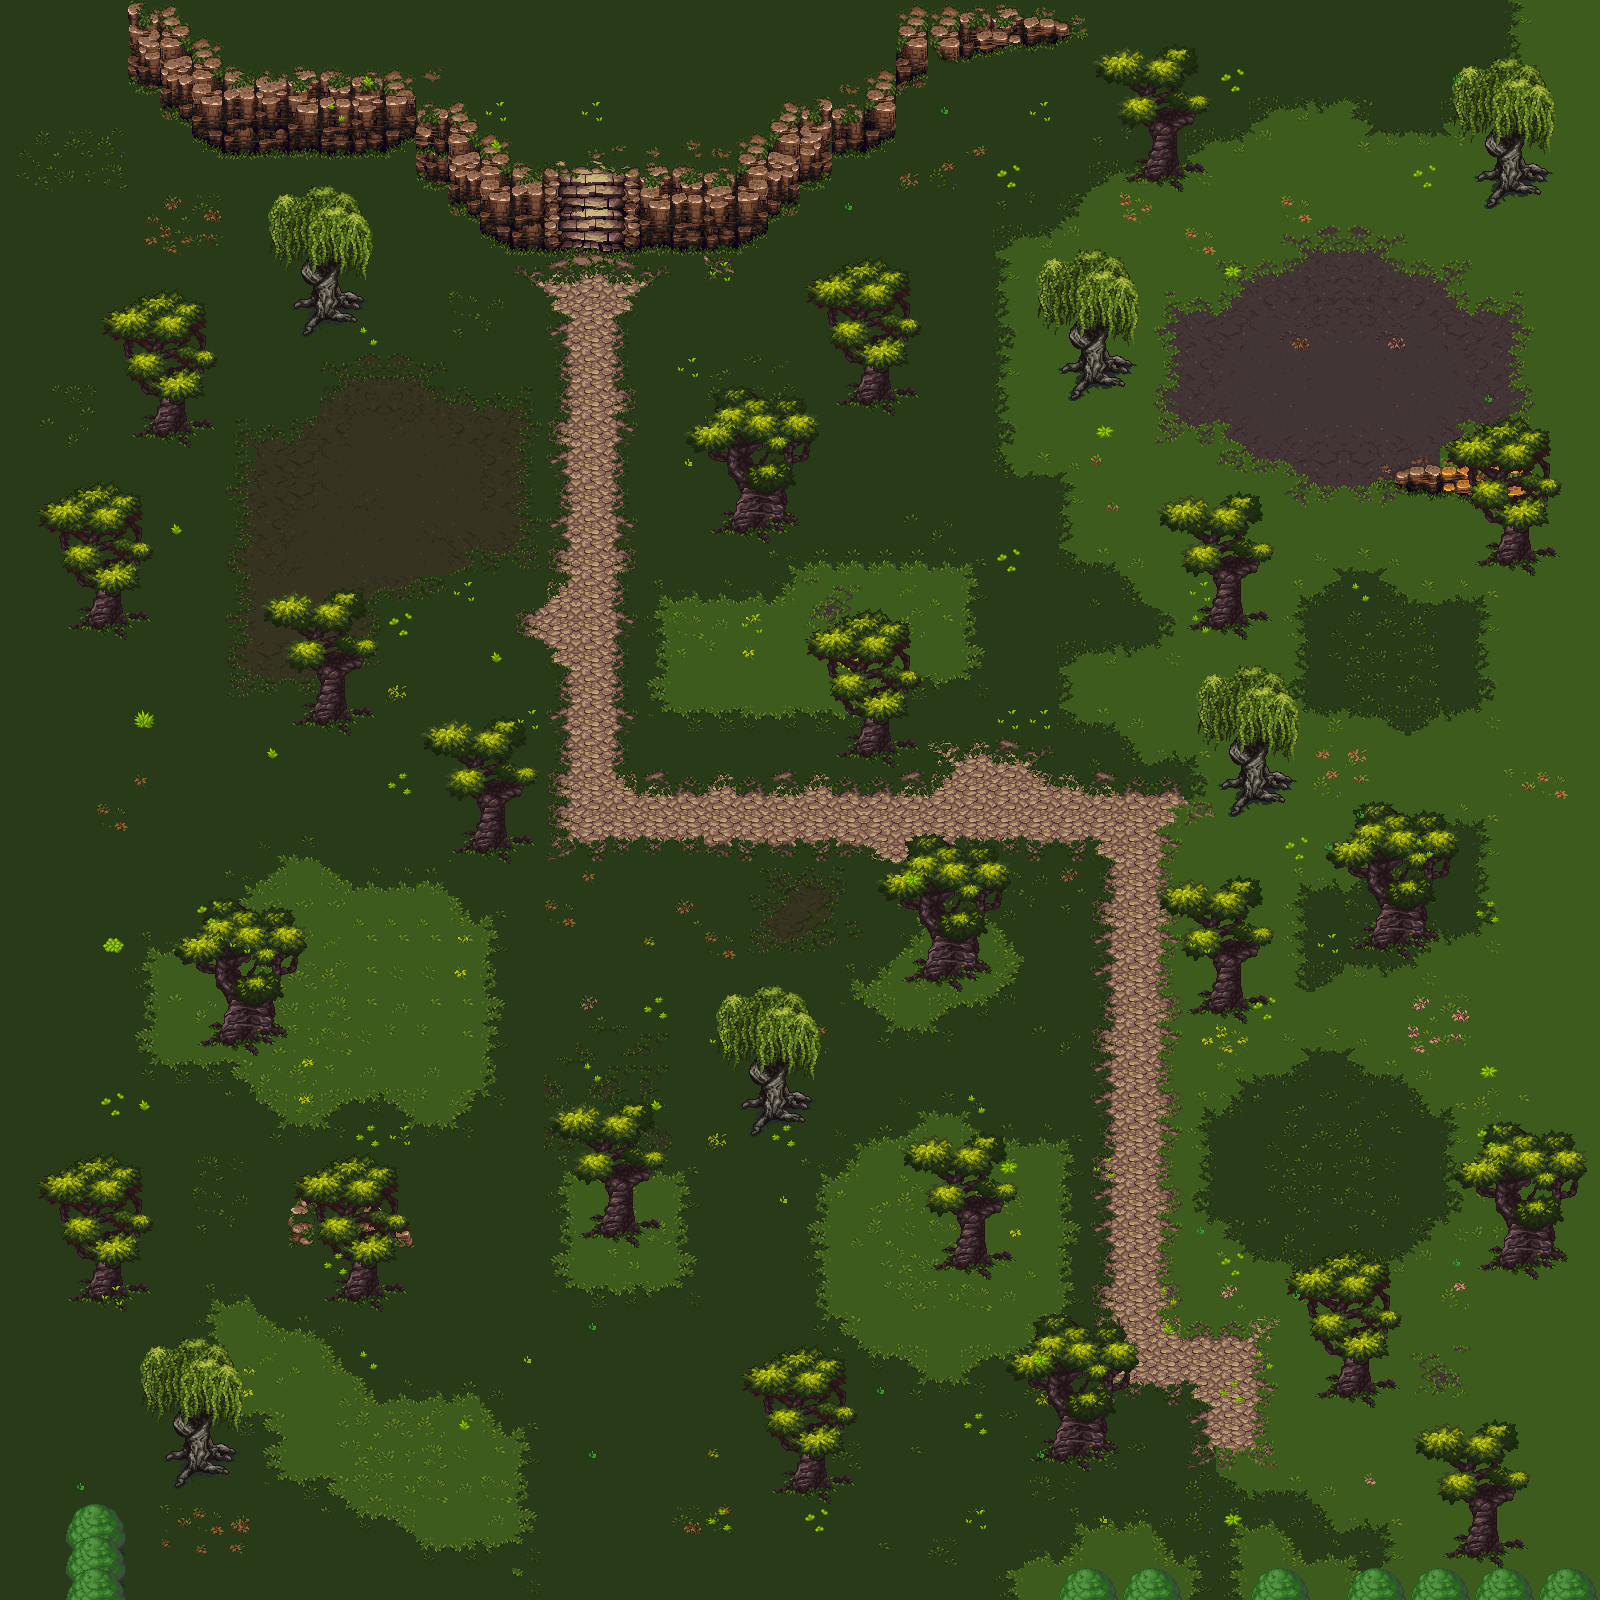

A 2D game scene composited from a Tiled map and its tileset images. What follows is a short description and the map's XML, with each tile layer's data collapsed to a summary:
An orthogonal 50x50 tile map with 32x32 px tiles, 12 tile layers (Below player, Collisions, Fringe non-transparent, Fringe transparent, ...), 18 tilesets and 6 objects (2x NPC, 2x Enemy, Start).

<map version="1.5" tiledversion="1.6.0" orientation="orthogonal" renderorder="right-down" width="50" height="50" tilewidth="32" tileheight="32" infinite="0" nextlayerid="22" nextobjectid="12">
 <editorsettings>
  <export target="../../../src/assets/exported-maps/forest2.json" format="json" />
 </editorsettings>
 <tileset firstgid="1" source="../tilesets/base.tsx" />
 <tileset firstgid="953" source="../tilesets/base-addition.tsx" />
 <tileset firstgid="1721" source="../tilesets/grass4.tsx" />
 <tileset firstgid="1769" source="../tilesets/atmospheric-animations.tsx" />
 <tileset firstgid="2509" source="../tilesets/long-grass.tsx" />
 <tileset firstgid="2557" source="../tilesets/dirt2.tsx" />
 <tileset firstgid="2605" source="../tilesets/flowers.tsx" />
 <tileset firstgid="2653" source="../tilesets/shadow-1.tsx" />
 <tileset firstgid="2665" source="../tilesets/grassland.tsx" />
 <tileset firstgid="6761" source="../tilesets/tree-emerald-thin.tsx" />
 <tileset firstgid="7017" source="../tilesets/tree-green-thin.tsx" />
 <tileset firstgid="7273" source="../tilesets/tree-green-willow.tsx" />
 <tileset firstgid="8297" source="../tilesets/caves-grassland-entrance.tsx" />
 <tileset firstgid="8440" source="../tilesets/tree-green-bushy.tsx" />
 <tileset firstgid="8696" source="../tilesets/tree-red-thin.tsx" />
 <tileset firstgid="8952" source="../tilesets/tree-green-wide-edit.tsx" />
 <tileset firstgid="9202" source="../tilesets/male10-2.tsx" />
 <tileset firstgid="9214" source="../tilesets/male16-2.tsx" />
 <group id="2" name="Layer 1">
  <layer id="3" name="Below player" width="50" height="50">
   <data>[2500 cells, 2500 non-empty, 450 distinct tile ids]</data>
  </layer>
  <layer id="4" name="Collisions" width="50" height="50">
   <properties>
    <property name="hasCollisions" type="bool" value="true" />
   </properties>
   <data>[2500 cells, 143 non-empty, 75 distinct tile ids]</data>
  </layer>
  <layer id="1" name="Fringe non-transparent" width="50" height="50">
   <properties>
    <property name="fringe" type="bool" value="true" />
   </properties>
   <data>[2500 cells, 545 non-empty, 83 distinct tile ids]</data>
  </layer>
  <layer id="11" name="Fringe transparent" width="50" height="50">
   <data>[2500 cells, 119 non-empty, 57 distinct tile ids]</data>
  </layer>
 </group>
 <group id="7" name="Layer 2">
  <layer id="8" name="Below Player" width="50" height="50">
   <data>[2500 cells, 21 non-empty, 9 distinct tile ids]</data>
  </layer>
  <layer id="12" name="Collisions" width="50" height="50">
   <properties>
    <property name="hasCollisions" type="bool" value="true" />
   </properties>
   <data>[2500 cells, 0 non-empty, 0 distinct tile ids]</data>
  </layer>
  <layer id="13" name="Fringe non-transparent" width="50" height="50">
   <properties>
    <property name="fringe" type="bool" value="true" />
   </properties>
   <data>[2500 cells, 0 non-empty, 0 distinct tile ids]</data>
  </layer>
  <layer id="5" name="Fringe transparent" width="50" height="50">
   <properties>
    <property name="fringe" type="bool" value="false" />
   </properties>
   <data>[2500 cells, 0 non-empty, 0 distinct tile ids]</data>
  </layer>
 </group>
 <group id="9" name="Layer 3">
  <layer id="10" name="Below Player" width="50" height="50">
   <data>[2500 cells, 73 non-empty, 8 distinct tile ids]</data>
  </layer>
  <layer id="17" name="Collisions" width="50" height="50">
   <data>[2500 cells, 1 non-empty, 1 distinct tile ids]</data>
  </layer>
  <layer id="15" name="Fringe non-transparent" width="50" height="50">
   <properties>
    <property name="fringe" type="bool" value="true" />
   </properties>
   <data>[2500 cells, 1 non-empty, 1 distinct tile ids]</data>
  </layer>
  <layer id="18" name="Fringe transparent" width="50" height="50">
   <properties>
    <property name="fringe" type="bool" value="false" />
   </properties>
   <data>[2500 cells, 0 non-empty, 0 distinct tile ids]</data>
  </layer>
 </group>
 <objectgroup id="14" name="Waypoints">
  <object id="7" x="1214.67" y="1560.67" width="34.6667" height="38.3333">
   <properties>
    <property name="location" value="BetweenVillageAndCaltor" />
    <property name="toCoordinates" value="{&quot;x&quot;: 42, &quot;y&quot;: 0}" />
   </properties>
  </object>
 </objectgroup>
 <objectgroup id="16" name="Objects">
  <object id="6" name="Start" x="1231.55" y="1554.87">
   <point />
  </object>
 </objectgroup>
 <objectgroup id="20" name="NPCs">
  <object id="8" name="Ron" type="NPC" gid="9203" x="320" y="1216" width="32" height="32" />
  <object id="9" name="Kai" type="NPC" gid="9215" x="1472" y="512" width="32" height="32" />
 </objectgroup>
 <objectgroup id="21" name="Enemies">
  <object id="10" name="Boars" type="Enemy" x="1408" y="512" width="64" height="64">
   <properties>
    <property name="drop" value="[{&quot;itemId&quot;: &quot;bacon&quot;, &quot;quantity&quot;: 2, &quot;chance&quot;: 1}, {&quot;itemId&quot;: &quot;bacon&quot;, &quot;quantity&quot;: 1, &quot;chance&quot;: 0.1}]" />
    <property name="enemies" value="[{&quot;type&quot;: &quot;wildBoar&quot;},{&quot;type&quot;: &quot;wildBoar&quot;}]" />
    <property name="image" value="boar-avatar" />
    <property name="xpReward" type="int" value="2" />
   </properties>
  </object>
  <object id="11" name="Boars 2" type="Enemy" x="288" y="1248" width="64" height="64">
   <properties>
    <property name="drop" value="[{&quot;itemId&quot;: &quot;bacon&quot;, &quot;quantity&quot;: 4, &quot;chance&quot;: 1}, {&quot;itemId&quot;: &quot;bacon&quot;, &quot;quantity&quot;: 2, &quot;chance&quot;: 0.1}]" />
    <property name="enemies" value="[{&quot;type&quot;: &quot;wildBoar&quot;},{&quot;type&quot;: &quot;wildBoar&quot;},{&quot;type&quot;: &quot;wildBoar&quot;},{&quot;type&quot;: &quot;wildBoar&quot;}]" />
    <property name="image" value="boar-avatar" />
    <property name="xpReward" type="int" value="4" />
   </properties>
  </object>
 </objectgroup>
</map>
